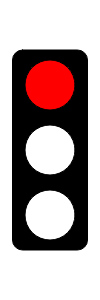
Frame 1 (no input)
Frame 60 (no input): identical to frame 1, image omitted
Frame 120 (the mouse pressed at the canvas centre since frame 60): identical to frame 1, image omitted

The p5.js sketch that drew this single still picture (run headless with seeded random() and noise() and a simulated clock; from frame 60 on, the mouse is pressed at the canvas centre):

// p5.js sketch
// ── sketch.js
// Project Title
// Your Name
// Date
//
// Extra for Experts:
// - describe what you did to take this project "above and beyond"


let g;
let y;
let r;
let state = "";

function setup() {
  createCanvas(100, 300);
  state = "red";
  g = 3000;
  y = 1000;
  r = 3000;
}

function draw() {
  background(255);
  drawOutlineOfLights();
  lightUp();
}

function drawOutlineOfLights() {
  //box
  rectMode(CENTER);
  fill(0);
  rect(width / 2, height / 2, 75, 200, 10);

  //lights
  fill(255);
  ellipse(width / 2, height / 2 - 65, 50, 50); //top
  ellipse(width / 2, height / 2, 50, 50); //middle
  ellipse(width / 2, height / 2 + 65, 50, 50); //bottom
}

function lightUp() {
  if (state === "green") {
    if (millis() < g) {
      fill("green");
      ellipse(width / 2, height / 2 + 65, 50, 50); //bottom
    } else {
      state = "yellow";
      y = millis() + 1500;
    }
  }
  if (state === "yellow") {
    if (millis() < y) {
      fill("yellow");
      ellipse(width / 2, height / 2, 50, 50); //middle
    } else {
      state = "red";
      r = millis() + 3000;
    }
  }
  if (state === "red") {
    if (millis() < r) {
      fill("red");
      ellipse(width / 2, height / 2 - 65, 50, 50); //top
    } else {
      state = "green";
      g = millis() + 3000;
    }
  }
}
